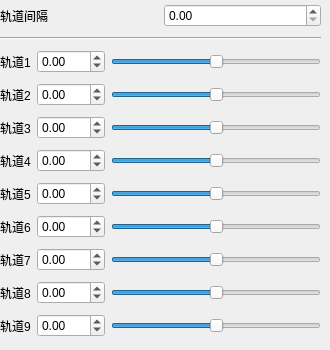
          <widget class="QWidget" name="_9K">
           <attribute name="title">
            <string>9K</string>
           </attribute>
           <widget class="QWidget" name="verticalLayoutWidget_10">
            <property name="geometry">
             <rect>
              <x>0</x>
              <y>0</y>
              <width>321</width>
              <height>341</height>
             </rect>
            </property>
            <layout class="QVBoxLayout" name="verticalLayout_11">
             <item>
              <layout class="QHBoxLayout" name="horizontalLayout_36">
               <item>
                <widget class="QLabel" name="dist_9K_label">
                 <property name="toolTip">
                  <string>&lt;html&gt;&lt;head/&gt;&lt;body&gt;&lt;p&gt;九个轨道两两间隔（推荐值：140）&lt;/p&gt;&lt;/body&gt;&lt;/html&gt;</string>
                 </property>
                 <property name="text">
                  <string>轨道间隔</string>
                 </property>
                </widget>
               </item>
               <item>
                <widget class="QDoubleSpinBox" name="dist_9K">
                 <property name="maximum">
                  <double>150.000000000000000</double>
                 </property>
                 <property name="singleStep">
                  <double>5.000000000000000</double>
                 </property>
                </widget>
               </item>
              </layout>
             </item>
             <item>
              <widget class="Line" name="line_6">
               <property name="orientation">
                <enum>Qt::Horizontal</enum>
               </property>
              </widget>
             </item>
             <item>
              <layout class="QHBoxLayout" name="horizontalLayout_55">
               <item>
                <widget class="QLabel" name="_9K1_label">
                 <property name="text">
                  <string>轨道1</string>
                 </property>
                </widget>
               </item>
               <item>
                <widget class="QDoubleSpinBox" name="_9K1">
                 <property name="minimum">
                  <double>-675.000000000000000</double>
                 </property>
                 <property name="maximum">
                  <double>675.000000000000000</double>
                 </property>
                 <property name="singleStep">
                  <double>5.000000000000000</double>
                 </property>
                </widget>
               </item>
               <item>
                <widget class="QSlider" name="_9K1_sl">
                 <property name="minimum">
                  <number>-675</number>
                 </property>
                 <property name="maximum">
                  <number>675</number>
                 </property>
                 <property name="orientation">
                  <enum>Qt::Horizontal</enum>
                 </property>
                </widget>
               </item>
              </layout>
             </item>
             <item>
              <layout class="QHBoxLayout" name="horizontalLayout_61">
               <item>
                <widget class="QLabel" name="_9K2_label">
                 <property name="text">
                  <string>轨道2</string>
                 </property>
                </widget>
               </item>
               <item>
                <widget class="QDoubleSpinBox" name="_9K2">
                 <property name="minimum">
                  <double>-675.000000000000000</double>
                 </property>
                 <property name="maximum">
                  <double>675.000000000000000</double>
                 </property>
                 <property name="singleStep">
                  <double>5.000000000000000</double>
                 </property>
                </widget>
               </item>
               <item>
                <widget class="QSlider" name="_9K2_sl">
                 <property name="minimum">
                  <number>-675</number>
                 </property>
                 <property name="maximum">
                  <number>675</number>
                 </property>
                 <property name="singleStep">
                  <number>1</number>
                 </property>
                 <property name="orientation">
                  <enum>Qt::Horizontal</enum>
                 </property>
                </widget>
               </item>
              </layout>
             </item>
             <item>
              <layout class="QHBoxLayout" name="horizontalLayout_54">
               <item>
                <widget class="QLabel" name="_9K3_label">
                 <property name="text">
                  <string>轨道3</string>
                 </property>
                </widget>
               </item>
               <item>
                <widget class="QDoubleSpinBox" name="_9K3">
                 <property name="minimum">
                  <double>-675.000000000000000</double>
                 </property>
                 <property name="maximum">
                  <double>675.000000000000000</double>
                 </property>
                 <property name="singleStep">
                  <double>5.000000000000000</double>
                 </property>
                </widget>
               </item>
               <item>
                <widget class="QSlider" name="_9K3_sl">
                 <property name="minimum">
                  <number>-675</number>
                 </property>
                 <property name="maximum">
                  <number>675</number>
                 </property>
                 <property name="orientation">
                  <enum>Qt::Horizontal</enum>
                 </property>
                </widget>
               </item>
              </layout>
             </item>
             <item>
              <layout class="QHBoxLayout" name="horizontalLayout_58">
               <item>
                <widget class="QLabel" name="_9K4_label">
                 <property name="text">
                  <string>轨道4</string>
                 </property>
                </widget>
               </item>
               <item>
                <widget class="QDoubleSpinBox" name="_9K4">
                 <property name="minimum">
                  <double>-675.000000000000000</double>
                 </property>
                 <property name="maximum">
                  <double>675.000000000000000</double>
                 </property>
                 <property name="singleStep">
                  <double>5.000000000000000</double>
                 </property>
                </widget>
               </item>
               <item>
                <widget class="QSlider" name="_9K4_sl">
                 <property name="minimum">
                  <number>-675</number>
                 </property>
                 <property name="maximum">
                  <number>675</number>
                 </property>
                 <property name="orientation">
                  <enum>Qt::Horizontal</enum>
                 </property>
                </widget>
               </item>
              </layout>
             </item>
             <item>
              <layout class="QHBoxLayout" name="horizontalLayout_56">
               <item>
                <widget class="QLabel" name="_9K5_label">
                 <property name="text">
                  <string>轨道5</string>
                 </property>
                </widget>
               </item>
               <item>
                <widget class="QDoubleSpinBox" name="_9K5">
                 <property name="minimum">
                  <double>-675.000000000000000</double>
                 </property>
                 <property name="maximum">
                  <double>675.000000000000000</double>
                 </property>
                 <property name="singleStep">
                  <double>5.000000000000000</double>
                 </property>
                </widget>
               </item>
               <item>
                <widget class="QSlider" name="_9K5_sl">
                 <property name="minimum">
                  <number>-675</number>
                 </property>
                 <property name="maximum">
                  <number>675</number>
                 </property>
                 <property name="orientation">
                  <enum>Qt::Horizontal</enum>
                 </property>
                </widget>
               </item>
              </layout>
             </item>
             <item>
              <layout class="QHBoxLayout" name="horizontalLayout_60">
               <item>
                <widget class="QLabel" name="_9K6_label">
                 <property name="text">
                  <string>轨道6</string>
                 </property>
                </widget>
               </item>
               <item>
                <widget class="QDoubleSpinBox" name="_9K6">
                 <property name="minimum">
                  <double>-675.000000000000000</double>
                 </property>
                 <property name="maximum">
                  <double>675.000000000000000</double>
                 </property>
                 <property name="singleStep">
                  <double>5.000000000000000</double>
                 </property>
                </widget>
               </item>
               <item>
                <widget class="QSlider" name="_9K6_sl">
                 <property name="minimum">
                  <number>-675</number>
                 </property>
                 <property name="maximum">
                  <number>675</number>
                 </property>
                 <property name="orientation">
                  <enum>Qt::Horizontal</enum>
                 </property>
                </widget>
               </item>
              </layout>
             </item>
             <item>
              <layout class="QHBoxLayout" name="horizontalLayout_57">
               <item>
                <widget class="QLabel" name="_9K7_label">
                 <property name="text">
                  <string>轨道7</string>
                 </property>
                </widget>
               </item>
               <item>
                <widget class="QDoubleSpinBox" name="_9K7">
                 <property name="minimum">
                  <double>-675.000000000000000</double>
                 </property>
                 <property name="maximum">
                  <double>675.000000000000000</double>
                 </property>
                 <property name="singleStep">
                  <double>5.000000000000000</double>
                 </property>
                </widget>
               </item>
               <item>
                <widget class="QSlider" name="_9K7_sl">
                 <property name="minimum">
                  <number>-675</number>
                 </property>
                 <property name="maximum">
                  <number>675</number>
                 </property>
                 <property name="orientation">
                  <enum>Qt::Horizontal</enum>
                 </property>
                </widget>
               </item>
              </layout>
             </item>
             <item>
              <layout class="QHBoxLayout" name="horizontalLayout_59">
               <item>
                <widget class="QLabel" name="_9K8_label">
                 <property name="text">
                  <string>轨道8</string>
                 </property>
                </widget>
               </item>
               <item>
                <widget class="QDoubleSpinBox" name="_9K8">
                 <property name="minimum">
                  <double>-675.000000000000000</double>
                 </property>
                 <property name="maximum">
                  <double>675.000000000000000</double>
                 </property>
                 <property name="singleStep">
                  <double>5.000000000000000</double>
                 </property>
                </widget>
               </item>
               <item>
                <widget class="QSlider" name="_9K8_sl">
                 <property name="minimum">
                  <number>-675</number>
                 </property>
                 <property name="maximum">
                  <number>675</number>
                 </property>
                 <property name="orientation">
                  <enum>Qt::Horizontal</enum>
                 </property>
                </widget>
               </item>
              </layout>
             </item>
             <item>
              <layout class="QHBoxLayout" name="horizontalLayout_70">
               <item>
                <widget class="QLabel" name="_9K9_label">
                 <property name="text">
                  <string>轨道9</string>
                 </property>
                </widget>
               </item>
               <item>
                <widget class="QDoubleSpinBox" name="_9K9">
                 <property name="minimum">
                  <double>-675.000000000000000</double>
                 </property>
                 <property name="maximum">
                  <double>675.000000000000000</double>
                 </property>
                 <property name="singleStep">
                  <double>5.000000000000000</double>
                 </property>
                </widget>
               </item>
               <item>
                <widget class="QSlider" name="_9K9_sl">
                 <property name="minimum">
                  <number>-675</number>
                 </property>
                 <property name="maximum">
                  <number>675</number>
                 </property>
                 <property name="orientation">
                  <enum>Qt::Horizontal</enum>
                 </property>
                </widget>
               </item>
              </layout>
             </item>
            </layout>
           </widget>
          </widget>
